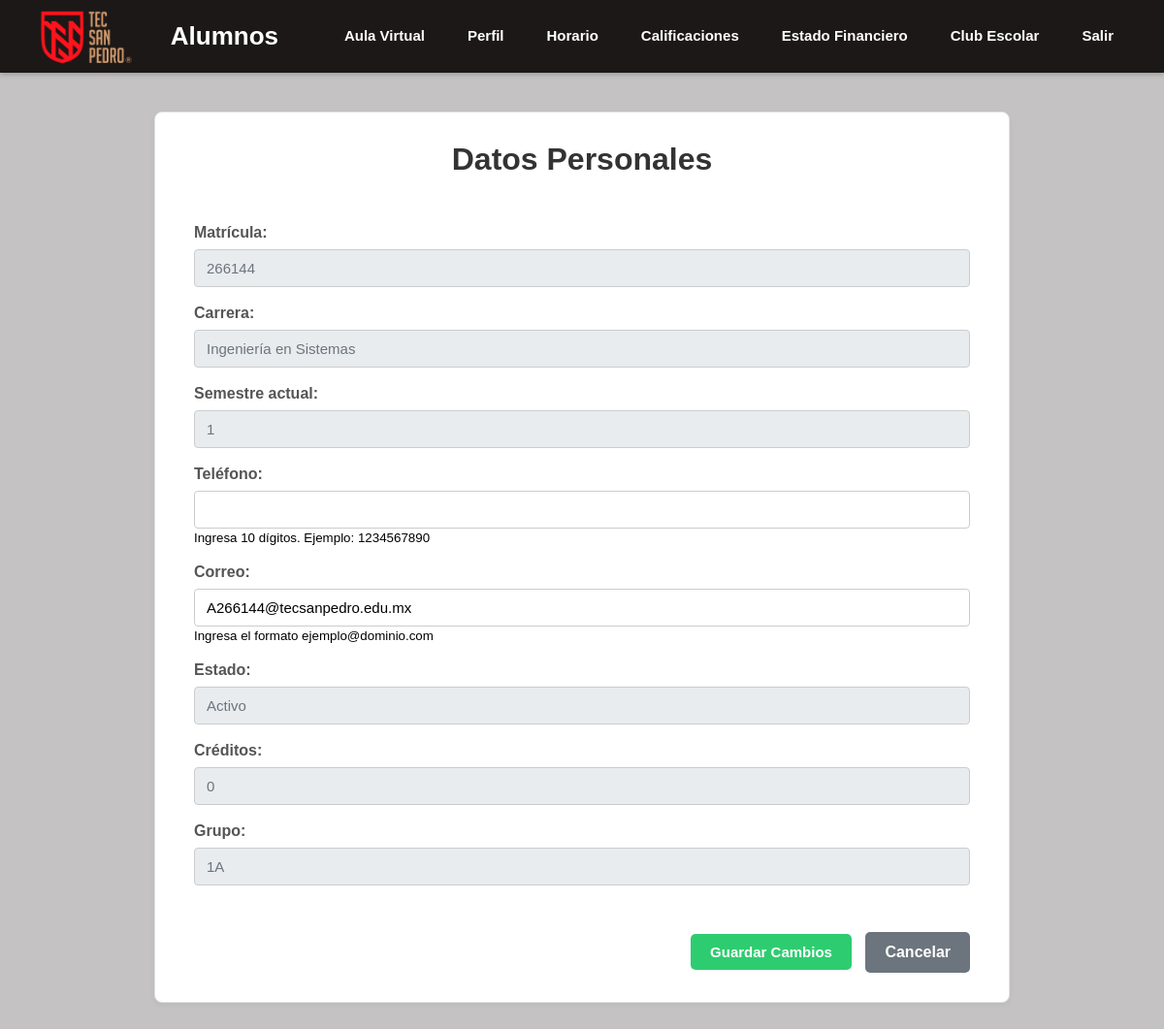
Screenshot of /alumnos/actualizar.php (signed in) with the database file from the repository.
### tables this page shows
CREATE TABLE IF NOT EXISTS `alumnos` (
  `id_alumno` int(11) NOT NULL AUTO_INCREMENT,
  `id_usuario` int(11) DEFAULT NULL,
  `matricula` int(11) DEFAULT NULL,
  `carrera` varchar(255) DEFAULT NULL,
  `semestre_actual` int(11) DEFAULT NULL,
  `telefono` varchar(10) DEFAULT NULL,
  `estatus` varchar(20) DEFAULT NULL,
  `creditos` int(11) DEFAULT NULL,
  `id_grupo` int(11) DEFAULT NULL,
  `id_horario` int(11) DEFAULT NULL,
  `nombre_completo` varchar(255) DEFAULT NULL,
  PRIMARY KEY (`id_alumno`),
  KEY `id_usuario` (`id_usuario`),
  KEY `idgrupo_fk` (`id_grupo`),
  KEY `idhorario_fk` (`id_horario`),
  CONSTRAINT `alumnos_ibfk_1` FOREIGN KEY (`id_usuario`) REFERENCES `usuarios` (`id_usuario`),
  CONSTRAINT `idgrupo_fk` FOREIGN KEY (`id_grupo`) REFERENCES `grupos` (`id_grupo`),
  CONSTRAINT `idhorario_fk` FOREIGN KEY (`id_horario`) REFERENCES `horarios` (`id_horario`)
);

CREATE TABLE IF NOT EXISTS `usuarios` (
  `id_usuario` int(11) NOT NULL AUTO_INCREMENT,
  `correo` varchar(255) DEFAULT NULL,
  `password` varchar(255) DEFAULT NULL,
  `rol` varchar(255) DEFAULT NULL,
  PRIMARY KEY (`id_usuario`)
);

CREATE TABLE IF NOT EXISTS `grupos` (
  `id_grupo` int(11) NOT NULL AUTO_INCREMENT,
  `id_ciclo` int(11) DEFAULT NULL,
  `nombre_grupo` varchar(10) DEFAULT NULL,
  PRIMARY KEY (`id_grupo`),
  KEY `id_ciclo` (`id_ciclo`),
  CONSTRAINT `grupos_ibfk_1` FOREIGN KEY (`id_ciclo`) REFERENCES `ciclos_escolares` (`id_ciclo`)
);

### alumnos/actualizar.php (the view, shortened to what this page needs)
<?php
require '../conexion.php';
$id_logueado = $_SESSION['id_usuario'];
try {
    $stmt_p = $pdo->prepare("CALL consultar_perfil(?)");
    $stmt_p->execute([$id_logueado]);
    $perfil = $stmt_p->fetch(PDO::FETCH_ASSOC);
} catch(PDOException $e) {
    $error_message = "Error en el sistema: " . $e->getMessage();
    $tiene_registro_ss = false;
}
?>
<!DOCTYPE html>
<html lang="es">
<head>
    <link rel="stylesheet" href="../style.css">
</head>
<body>
    <header>
        <div class="header-container">
            <img src="../img/logotec.png" alt="Instituto Tecnológico Superior de San Pedro">
            <h1>Alumnos</h1>
            <nav>
                <ul>
                    <li><a href="alumnos.php" class="active">Aula Virtual</a></li>
                    <li><a href="#">Perfil</a></li>
                    <li><a href="horarios.php">Horario</a></li>
                    <li><a href="calificaciones.php">Calificaciones</a></li>
                    <li><a href="finanzas.php">Estado Financiero</a></li>
                    <li><a href="club.php">Club Escolar</a></li>
                    <li><a href="../logout.php">Salir</a></li>
                </ul>
            </nav>
        </div>
    </header>
    <main class="main-content">
        <form action="" method="POST" class="form-container form-group">
            <h2>Datos Personales</h2>
            <br>
            <label>Matrícula:</label>
            <input type="text" value="<?php echo htmlspecialchars($perfil['matricula'] ?? ''); ?>" readonly>
            <br><br>
            <label>Carrera:</label>
            <input type="text" value="<?php echo htmlspecialchars($perfil['carrera'] ?? ''); ?>" readonly>
            <br><br>
            <label>Semestre actual:</label>
            <input type="text" id="semestre_actual" name="semestre_actual" value="<?php echo htmlspecialchars($perfil['semestre_actual'] ?? '');?>" readonly>
            <br> <br>
            <label>Teléfono:</label>
            <input type="text" name="telefono" required maxlength="10" value="<?php echo htmlspecialchars($perfil['telefono'] ?? ''); ?>">
            <small>Ingresa 10 dígitos. Ejemplo: 1234567890</small>
            <br><br>
            <label>Correo:</label>
            <input type="email" name="correo" required value="<?php echo htmlspecialchars($perfil['correo'] ?? ''); ?>">
            <small>Ingresa el formato ejemplo@dominio.com</small>
            <br><br>
            <label>Estado: </label>
            <input type="text" id="estatus" name="estatus" value="<?php echo htmlspecialchars($perfil['estatus'] ?? '');?>" readonly>
            <br> <br>
            <label>Créditos: </label>
            <input type="text" id="creditos" name="creditos" value="<?php echo htmlspecialchars($perfil['creditos'] ?? '');?>" readonly>
            <br> <br>
            <label>Grupo:</label>
            <input type="text" value="<?php echo htmlspecialchars($perfil['nombre_grupo'] ?? ''); ?>" readonly>
            <br><br>
            <div class="form-actions">
                <button type="submit" class="btn-dashboard btn-aceptar">Guardar Cambios</button>
                <a href="perfil.php" style="margin-left: 10px;" class="btn-dashboard btn-secondary">Cancelar</a>
            </div>
        </form>
    </main>
</body>
</html>

### style.css (style rules this page uses)
header { background-color: #1c1818; color: white; padding: 10px 40px; box-shadow: 0 2px 5px rgba(0, 0, 0, 0.2); }
.header-container { display: flex; justify-content: space-between; align-items: center; max-width: 1200px; margin: 0 auto; }
header h1 { margin: 0; font-size: 26px; }
nav ul { margin: 0; padding: 0; list-style: none; display: flex; align-items: center; }
nav li { margin-left: 20px; }
nav a { text-decoration: none; color: white; font-weight: bold; font-size: 15px; padding: 8px 12px; border-radius: 4px; transition: background-color 0.3s ease; }
.main-content { max-width: 1100px; margin: 40px auto; padding: 0 20px; }
.main-content h2 { font-size: 32px; color: #2d3748; margin-bottom: 30px; text-align: center; }
.btn-dashboard { display: inline-block; text-decoration: none; color: white; padding: 12px 20px; border-radius: 5px; font-weight: bold; transition: background-color 0.3s ease; border-color: #1c1818; }
.btn-aceptar { background-color: #2ecc71; }
.form-container { max-width: 800px; margin: 0 auto; background-color: #ffffff; border: 1px solid #e0e0e0; border-radius: 8px; box-shadow: 0 2px 5px rgba(0, 0, 0, 0.05); padding: 30px 40px; }
.form-container h2 { text-align: center; margin-top: 0; margin-bottom: 30px; color: #333; max-width: 100%; box-sizing: border-box; }
.form-group { margin-bottom: 20px; }
.form-group label { display: block; margin-bottom: 8px; font-weight: bold; color: #555; text-align: left; }
.form-group input[type="text"], .form-group input[type="password"], .form-group input[type="email"], .form-group input[type="number"], .form-group textarea { width: 100%; padding: 10px 12px; border: 1px solid #ccc; border-radius: 4px; box-sizing: border-box; font-size: 15px; }
.form-group input[readonly] { background-color: #e9ecef; cursor: not-allowed; color: #6c757d; }
.form-actions { margin-top: 30px; text-align: right; }
.form-actions button { padding: 10px 20px; font-size: 15px; font-weight: bold; border: none; border-radius: 5px; cursor: pointer; margin-left: 10px; transition: background-color 0.3s ease; }
.btn-secondary { background-color: #6c757d; color: white; }

### alumnos/actualizar.php (style rules this page uses)
h1 { text-align: center; }
img { width: 100px; }
a { text-align: center; }
body { font-family: Arial, sans-serif; margin: 0; padding: 0; background-color: #c4c2c2; }

### rows the page displays
alumnos: matricula "266144", carrera "Ingeniería en Sistemas", semestre_actual "1", correo "A266144@tecsanpedro.edu.mx", estatus "Activo", creditos "0", id_grupo.nombre_grupo "1A"
